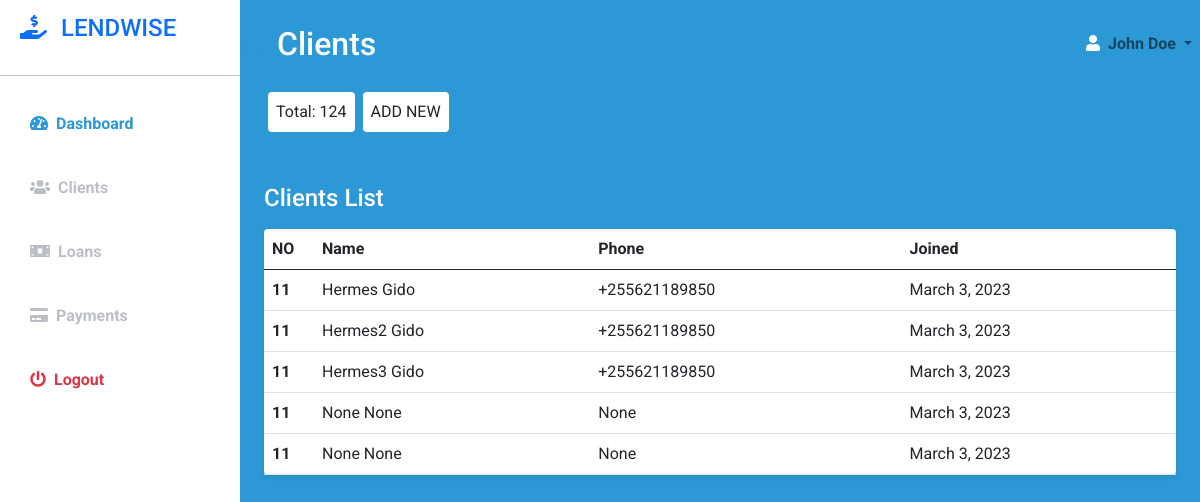
Page /clients/ (signed in) on the earlier database version.
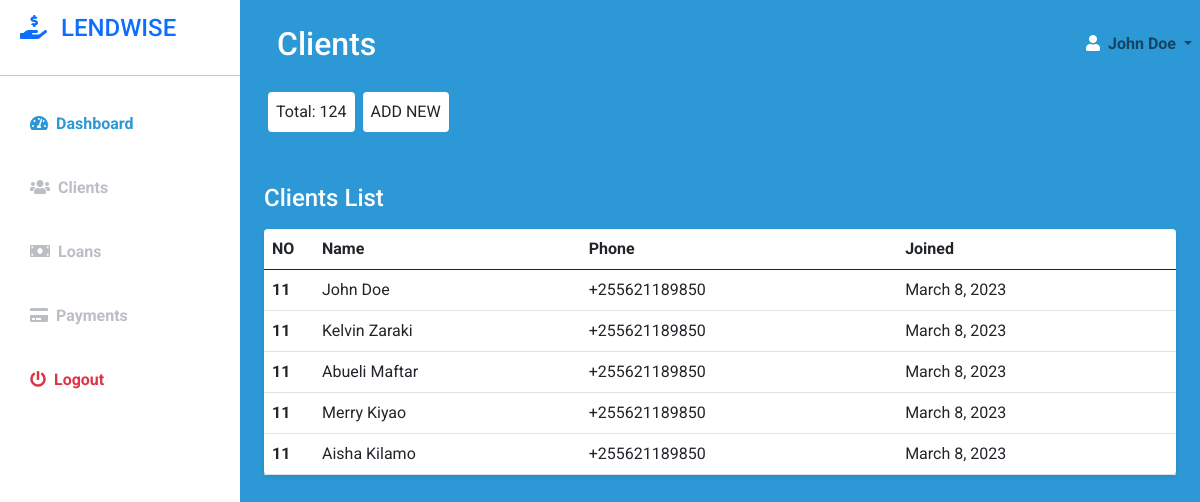
Same page on the later database version.
### main/models.py (models this page shows, shortened)
class Client(models.Model):
    first_name = models.CharField(max_length=50, blank=True, null=True)
    middle_name = models.CharField(max_length=50, blank=True, null=True)
    last_name = models.CharField(max_length=50, blank=True, null=True)
    date_of_birth = models.DateField(blank=True, null=True)
    phone_number = models.CharField(max_length=20, blank=True, null=True)
    email = models.EmailField(max_length=20, blank=True, null=True)
    country = models.CharField( max_length=200, null=True, blank=True)
    region = models.CharField( max_length=200, null=True, blank=True)
    genders = (("MALE", "MALE"), ("FEMALE", "FEMALE"),)
    gender = models.CharField(max_length=10, choices=genders ,blank=True, null=True)
    email = models.EmailField(blank=True, null=True)
    ids = (("National ID", "National ID"),("Passport", "Passport"),("VOTERS ID", "VOTERS ID"),("DRIVING LICENCE", "DRIVING LICENCE"),)
    identification = models.CharField(choices=ids, max_length=200, default="Null")
    identification_number = models.CharField(max_length=200, null=True, blank=True)
    created_at = models.DateTimeField(auto_now=True, null=True)
    edited_at = models.DateTimeField(auto_now_add=True, null=True)

### main/views.py (the view)
# urls.py: path('clients/', views.clients, name='clients'),
@login_required
def clients(request):
    clients_list = Client.objects.all()
    context = {
        "clients": clients_list
    }
    return render(request, 'main/clients.html', context)

### templates/main/clients.html (shortened to what this page needs)
{% include 'base.html' %}
{% block content %}
  {% load static %}
    <div class="d-flex" id="wrapper">
      {% include 'sidebar.html' %}
        <div id="page-content-wrapper">
            <nav class="navbar navbar-expand-lg navbar-light bg-transparent py-4 ">
                <div class="d-flex align-items-center">
                    <i class="fas fa-align-left primary-text fs-4 me-3" id="menu-toggle"></i>
                    <h2 class="fs-2 m-0 text-white">Clients</h2>
                </div>
                <div class="collapse navbar-collapse" id="navbarSupportedContent">
                    <ul class="navbar-nav ms-auto mb-2 mb-lg-0">
                        <li class="nav-item dropdown">
                            <a class="nav-link dropdown-toggle second-text fw-bold" href="#" id="navbarDropdown"
                                role="button" data-bs-toggle="dropdown" aria-expanded="false">
                                <i class="fas fa-user me-2 text-white"></i>John Doe
                            </a>
                        </li>
                    </ul>
                </div>
            </nav>
            <div class="container-fluid px-4">
<div class="d-flex">
    <div class="client-number bg-white rounded text-dark p-2 m-1">
        Total: 124
    </div>
    <div class="client-number bg-white rounded text-dark p-2 m-1">
        <a class="text-decoration-none text-dark " href="{% url 'add_client' %}">ADD NEW</a>
    </div>
</div>
                <div class="row my-5">
                    <h3 class="fs-4 mb-3 text-white">Clients List</h3>
                    <div class="col">
                        <table class="table bg-white rounded shadow-sm  table-hover text-capitalize ">
                            <thead>
                                <tr>
                                    <th scope="col" width="50">NO</th>
                                    <th scope="col">Name</th>
                                    <th scope="col">Phone</th>
                                    <th scope="col">Joined</th>
                                </tr>
                            </thead>
                            <tbody>
                            {% for client in clients %}
                                <tr>
                                    <th scope="row">11</th>
                                    <td>{{client.first_name}} {{client.last_name}} <br>
                                    </td>
                                    <td>{{client.phone_number}}</td>
                                    <td>{{client.created_at | date}}</td>
                                </tr>
                                {% endfor %}
                            </tbody>
                        </table>
                    </div>
                </div>
            </div>
        </div>
    </div>
    {% endblock content %}

### templates/base.html (shortened to what this page needs)
<!DOCTYPE html>
<html lang="en">
{% load static %}
{% load widget_tweaks %}
<head>
    <link href="https://cdn.jsdelivr.net/npm/bootstrap@5.0.0-beta3/dist/css/bootstrap.min.css" rel="stylesheet" />
    <link rel="stylesheet" href="https://cdnjs.cloudflare.com/ajax/libs/font-awesome/5.15.3/css/all.min.css" />
    <link rel="stylesheet" href="https://cdn.jsdelivr.net/npm/bootstrap-icons@1.10.3/font/bootstrap-icons.css">
    <link rel="stylesheet" href="{% static 'styles.css' %}" />
</head>
<body>
</body>
</html>

### templates/sidebar.html (shortened to what this page needs)
{% load static %}
<div class="bg-white" id="sidebar-wrapper">
    <div class="sidebar-heading pb-2 mb-2">
        <h4 class="text-primary">
            <i class="fas fa-hand-holding-usd me-2"></i>
            LENDWISE
        </h4>
    </div>
    <hr>
    <div class="list-group list-group-flush my-3">
        <a href="{% url 'home' %}"
           class="list-group-item list-group-item-action bg-transparent second-text active"><i class="fas fa-tachometer-alt me-2"></i>Dashboard</a>
        <a href="{% url 'clients' %}"
           class="list-group-item list-group-item-action bg-transparent second-text fw-bold"><i class="fas fa-users me-2"></i>Clients</a>
        <a href="{% url 'loans' %}"
           class="list-group-item list-group-item-action bg-transparent second-text fw-bold"><i class="fas fa-money-bill me-2"></i>Loans</a>
        <a href="#"
           class="list-group-item list-group-item-action bg-transparent second-text fw-bold"><i class="fas fa-credit-card me-2"></i>Payments</a>
        <a href="{% url 'logout_user' %}"
           class="list-group-item list-group-item-action bg-transparent text-danger fw-bold"><i class="fas fa-power-off me-2"></i>Logout</a>
    </div>
</div>

### static/styles.css (style rules this page uses)
body { font-family: 'Roboto', sans-serif; }
:root { --main-bg-color: #2C98D5; --main-text-color: #2C98D5; --second-text-color: #bbbec5; --second-bg-color: #d8effd; }
.primary-text { color: var(--main-text-color); }
.second-text { color: var(--second-text-color); }
#wrapper { overflow-x: hidden; background-image: linear-gradient( to right, #2C98D5, #2C98D5, #2C98D5, #2C98D5, #2C98D5 ); }
#sidebar-wrapper { min-height: 100vh; margin-left: -15rem; -webkit-transition: margin 0.25s ease-out; -moz-transition: margin 0.25s ease-out; -o-transition: margin 0.25s ease-out; transition: margin 0.25s ease-out; }
#sidebar-wrapper .sidebar-heading { padding: 0.875rem 1.25rem; font-size: 1.2rem; }
#sidebar-wrapper .list-group { width: 15rem; }
#page-content-wrapper { min-width: 100vw; }
#menu-toggle { cursor: pointer; }
.list-group-item { border: none; padding: 20px 30px; }
.list-group-item.active { background-color: transparent; color: var(--main-text-color); font-weight: bold; border: none; }
@media (min-width: 768px) { #sidebar-wrapper { margin-left: 0; } }
@media (min-width: 768px) { #page-content-wrapper { min-width: 0; width: 100%; } }

Differences in the rows shown:
removed Client: first_name "Hermes", last_name "Gido", phone_number "+255621189850", created_at "March 3, 2023"
removed Client: first_name "Hermes2", last_name "Gido", phone_number "+255621189850", created_at "March 3, 2023"
removed Client: first_name "Hermes3", last_name "Gido", phone_number "+255621189850", created_at "March 3, 2023"
removed Client: first_name "None", last_name "None", phone_number "None", created_at "March 3, 2023"
removed Client: first_name "None", last_name "None", phone_number "None", created_at "March 3, 2023"
added Client: first_name "John", last_name "Doe", phone_number "+255621189850", created_at "March 8, 2023"
added Client: first_name "Kelvin", last_name "Zaraki", phone_number "+255621189850", created_at "March 8, 2023"
added Client: first_name "Abueli", last_name "Maftar", phone_number "+255621189850", created_at "March 8, 2023"
added Client: first_name "Merry", last_name "Kiyao", phone_number "+255621189850", created_at "March 8, 2023"
added Client: first_name "Aisha", last_name "Kilamo", phone_number "+255621189850", created_at "March 8, 2023"
